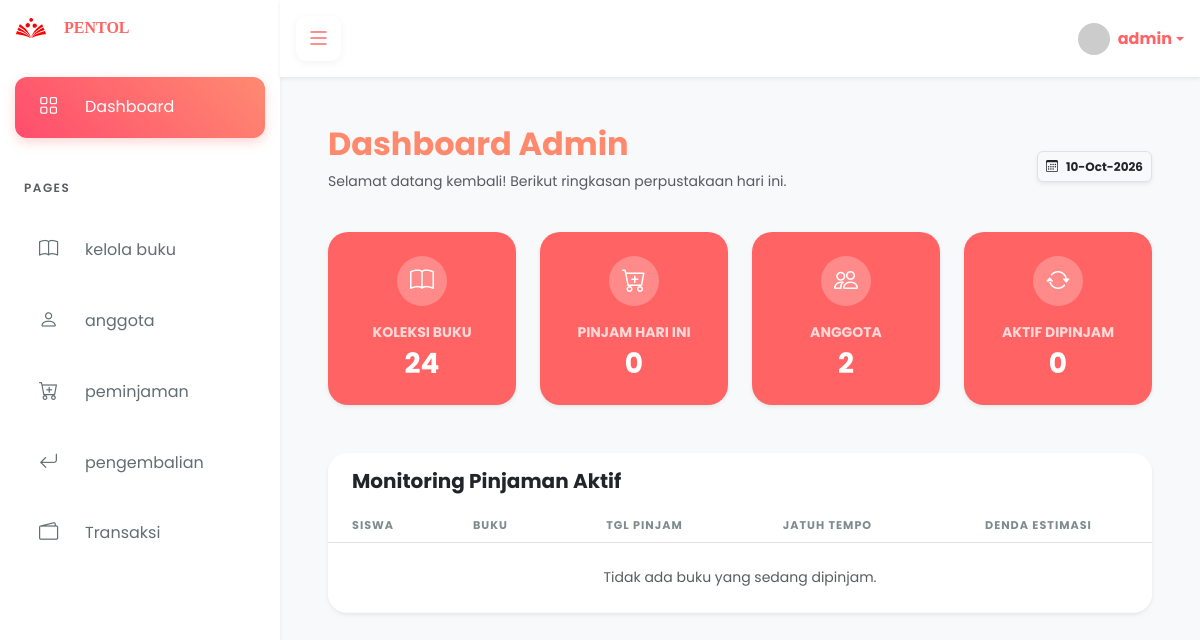
Before: /admin/index.php (signed in) with the older database file.
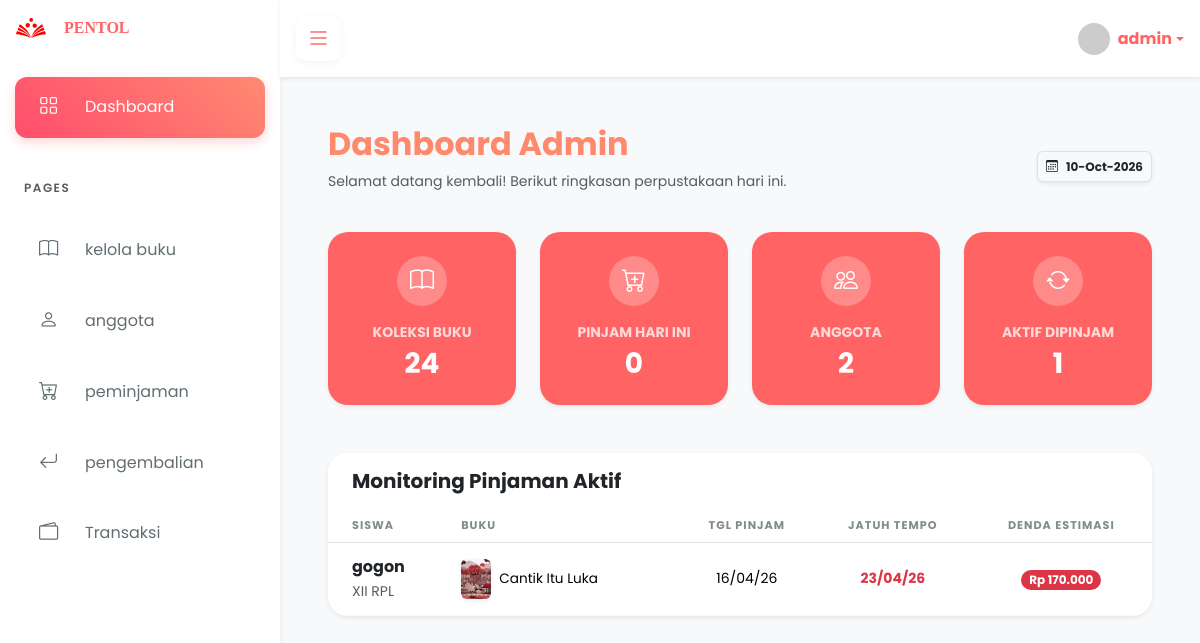
After: the same page with the newer database file.
### tables this page shows
CREATE TABLE `peminjaman` (
  `id_pinjam` int NOT NULL,
  `id_anggota` int NOT NULL,
  `id_user` int NOT NULL,
  `tanggal_pinjam` date NOT NULL,
  `tanggal_jatuh_tempo` date NOT NULL,
  `status_pinjam` enum('dipinjam','selesai','terlambat','pending') NOT NULL
);

CREATE TABLE `anggota` (
  `id_anggota` int NOT NULL,
  `no_anggota` varchar(30) NOT NULL,
  `nama` varchar(100) NOT NULL,
  `kelas` varchar(50) NOT NULL,
  `alamat` varchar(200) NOT NULL,
  `no_hp` varchar(255) NOT NULL,
  `tanggal_daftar` date NOT NULL,
  `status` enum('aktif','nonaktif') NOT NULL,
  `id_user` int NOT NULL
);

CREATE TABLE `buku` (
  `id_buku` int NOT NULL,
  `foto` text NOT NULL,
  `isbn` varchar(30) NOT NULL,
  `judul` varchar(150) NOT NULL,
  `pengarang` varchar(100) NOT NULL,
  `penerbit` varchar(100) NOT NULL,
  `tahun_terbit` int NOT NULL,
  `kategori` varchar(50) NOT NULL,
  `lokasi_rak` varchar(30) NOT NULL,
  `stok_total` int NOT NULL,
  `stok_tersedia` int NOT NULL
);

### admin/dashboard.php (the view, shortened to what the changed rows need)
<?php
include '../inc/koneksi.php';
$hari_ini = date('Y-m-d');
$query_buku = mysqli_query($koneksi, "SELECT COUNT(*) as total FROM buku");
$data_buku = mysqli_fetch_assoc($query_buku);
$total_buku = $data_buku['total'] ?? 0;
$query_pinjam = mysqli_query($koneksi, "SELECT COUNT(*) as total FROM peminjaman WHERE tanggal_pinjam = '$hari_ini'");
$data_pinjam = mysqli_fetch_assoc($query_pinjam);
$peminjaman_hari_ini = $data_pinjam['total'] ?? 0;
$query_anggota = mysqli_query($koneksi, "SELECT COUNT(*) as total FROM anggota");
$data_anggota = mysqli_fetch_assoc($query_anggota);
$total_anggota = $data_anggota['total'] ?? 0;
$query_status = mysqli_query($koneksi, "SELECT COUNT(*) as total FROM detail_peminjaman WHERE status_item = 'dipinjam'");
$data_status = mysqli_fetch_assoc($query_status);
$sedang_dipinjam = $data_status['total'] ?? 0;
?>
<div class="container-fluid p-4">
    <div class="d-flex justify-content-between align-items-center mb-4">
        <div>
            <h2 class="fw-bold" style="color: #ff896c;">Dashboard Admin</h2>
            <p class="text-muted small">Selamat datang kembali! Berikut ringkasan perpustakaan hari ini.</p>
        </div>
        <div class="text-end">
            <span class="badge bg-light text-dark shadow-sm p-2 border">
                <i class="bi bi-calendar3 me-2"></i><?php echo date('d-M-Y'); ?>
            </span>
        </div>
    </div>
    <div class="row g-4 mb-5" data-aos="fade-up">
        <div class="col-md-3">
            <div class="card border-0 shadow-sm text-white h-100" style="background:var(--pink-wara); border-radius: 20px;">
                <div class="card-body p-4 text-center">
                    <div class="bg-white bg-opacity-25 rounded-circle mx-auto mb-3 d-flex align-items-center justify-content-center" style="width: 50px; height: 50px;">
                        <i class="bi bi-book fs-4"></i>
                    </div>
                    <p class="mb-1 small opacity-75 text-uppercase fw-bold">Koleksi Buku</p>
                    <h3 class="fw-bold mb-0"><?php echo number_format($total_buku, 0, ',', '.'); ?></h3>
                </div>
            </div>
        </div>
        <div class="col-md-3">
            <div class="card border-0 shadow-sm text-white h-100" style="background:var(--pink-wara); border-radius: 20px;">
                <div class="card-body p-4 text-center">
                    <div class="bg-white bg-opacity-25 rounded-circle mx-auto mb-3 d-flex align-items-center justify-content-center" style="width: 50px; height: 50px;">
                        <i class="bi bi-cart-plus fs-4"></i>
                    </div>
                    <p class="mb-1 small opacity-75 text-uppercase fw-bold">Pinjam Hari Ini</p>
                    <h3 class="fw-bold mb-0"><?php echo $peminjaman_hari_ini; ?></h3>
                </div>
            </div>
        </div>
        <div class="col-md-3">
            <div class="card border-0 shadow-sm text-white h-100" style="background:var(--pink-wara); border-radius: 20px;">
                <div class="card-body p-4 text-center">
                    <div class="bg-white bg-opacity-25 rounded-circle mx-auto mb-3 d-flex align-items-center justify-content-center" style="width: 50px; height: 50px;">
                        <i class="bi bi-people fs-4"></i>
                    </div>
                    <p class="mb-1 small opacity-75 text-uppercase fw-bold">Anggota</p>
                    <h3 class="fw-bold mb-0"><?php echo $total_anggota; ?></h3>
                </div>
            </div>
        </div>
        <div class="col-md-3">
            <div class="card border-0 shadow-sm text-white h-100" style="background:var(--pink-wara); border-radius: 20px;">
                <div class="card-body p-4 text-center">
                    <div class="bg-white bg-opacity-25 rounded-circle mx-auto mb-3 d-flex align-items-center justify-content-center" style="width: 50px; height: 50px;">
                        <i class="bi bi-arrow-repeat fs-4"></i>
                    </div>
                    <p class="mb-1 small opacity-75 text-uppercase fw-bold">Aktif Dipinjam</p>
                    <h3 class="fw-bold mb-0"><?php echo $sedang_dipinjam; ?></h3>
                </div>
            </div>
        </div>
    </div>
    <div class="row" data-aos="fade-up" data-aos-delay="200">
        <div class="col-12">
            <div class="card border-0 shadow-sm" style="border-radius: 20px; overflow: hidden;">
                <div class="card-header bg-white py-3 border-0 d-flex justify-content-between align-items-center">
                    <h5 class="mb-0 fw-bold text-dark"><i class="me-2 text-warning"></i>Monitoring Pinjaman Aktif</h5>
                </div>
                <div class="table-responsive">
                    <table class="table table-hover align-middle mb-0">
                        <thead class="bg-light text-uppercase" style="font-size: 0.7rem; letter-spacing: 1px;">
                            <tr>
                                <th class="ps-4">Siswa</th>
                                <th>Buku</th>
                                <th class="text-center">Tgl Pinjam</th>
                                <th class="text-center">Jatuh Tempo</th>
                                <th class="text-center">Denda Estimasi</th>
                            </tr>
                        </thead>
                        <tbody>
                            <?php
                            $sql_admin = mysqli_query($koneksi, "SELECT * FROM peminjaman
                                        JOIN detail_peminjaman ON peminjaman.id_pinjam = detail_peminjaman.id_pinjam
                                        JOIN buku ON detail_peminjaman.id_buku = buku.id_buku
                                        JOIN anggota ON peminjaman.id_anggota = anggota.id_anggota
                                        WHERE peminjaman.status_pinjam = 'dipinjam'
                                        ORDER BY peminjaman.tanggal_jatuh_tempo ASC LIMIT 10");
                            if(mysqli_num_rows($sql_admin) > 0) {
                                while($row = mysqli_fetch_array($sql_admin)){
                                    $tgl_kembali = $row['tanggal_jatuh_tempo'];
                                    $is_telat = ($hari_ini > $tgl_kembali);
                                    $denda = 0;
                                    if($is_telat) {
                                        $selisih = floor((strtotime($hari_ini) - strtotime($tgl_kembali)) / (60*60*24));
                                        $denda = $selisih * 1000;
                                    }
                            ?>
                            <tr>
                                <td class="ps-4">
                                    <div class="fw-bold text-dark"><?php echo $row['nama']; ?></div>
                                    <small class="text-muted"><?php echo $row['kelas']; ?></small>
                                </td>
                                <td>
                                    <div class="d-flex align-items-center">
                                        <img src="../asset/img/buku/<?php echo $row['foto']; ?>" width="30" height="40" class="rounded me-2 shadow-sm" style="object-fit: cover;">
                                        <div class="text-truncate" style="max-width: 180px; font-size: 0.85rem;"><?php echo $row['judul']; ?></div>
                                    </div>
                                </td>
                                <td class="text-center small"><?php echo date('d/m/y', strtotime($row['tanggal_pinjam'])); ?></td>
                                <td class="text-center small">
                                    <span class="<?php echo $is_telat ? 'text-danger fw-bold' : ''; ?>">
                                        <?php echo date('d/m/y', strtotime($tgl_kembali)); ?>
                                    </span>
                                </td>
                                <td class="text-center">
                                    <?php if($is_telat): ?>
                                        <span class="badge bg-danger rounded-pill">Rp <?php echo number_format($denda, 0, ',', '.'); ?></span>
                                    <?php else: ?>
                                        <span class="badge bg-light text-success border border-success rounded-pill small">Lancar</span>
                                    <?php endif; ?>
                                </td>
                            </tr>
                            <?php
                                }
                            } else {
                                echo "<tr><td colspan='5' class='text-center py-4 text-muted small'>Tidak ada buku yang sedang dipinjam.</td></tr>";
                            }
                            ?>
                        </tbody>
                    </table>
                </div>
            </div>
        </div>
    </div>
</div>

Changed rows visible on the page:
added peminjaman: id_anggota.nama "gogon", id_anggota.kelas "XII RPL", buku.foto (picture), buku.judul "Cantik Itu Luka", tanggal_pinjam "16/04/26", tanggal_jatuh_tempo "23/04/26", tanggal_jatuh_tempo "170.000"
Other visible differences:
$sedang_dipinjam: "0" → "1"
text no longer shown: "Tidak ada buku yang sedang dipinjam."
